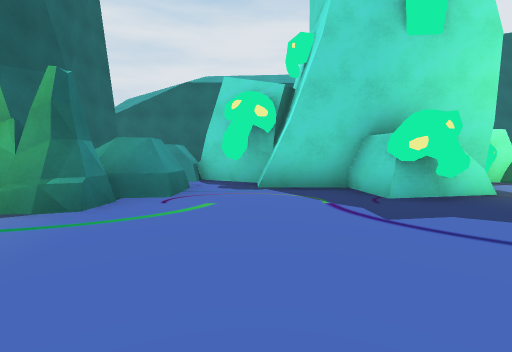
View 1 (above)

17 first-person views from a walk through a scene from a Unity 3-D project. The camera is 1.2 m above the floor, tilts 4° down and sees 85° across. The floor is counted in squares, 2 m on a side. Each view is taken from the middle of a square. On the plan, view 1 faces up. The plan holds only what a view shows up to about 9 squares ahead; the rest is blank. The place goes on beyond the plan. The player is left out.

View 2
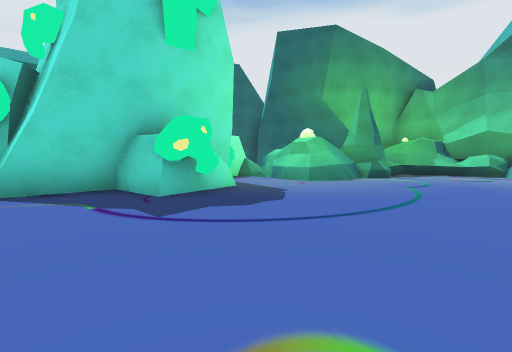

View 3
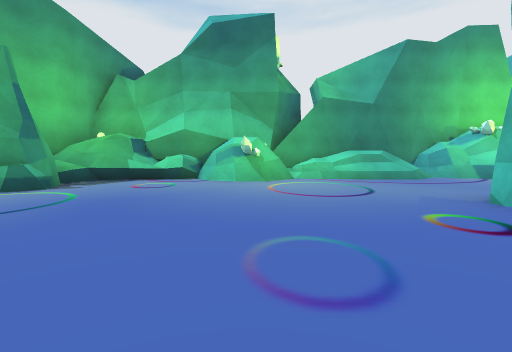

View 4
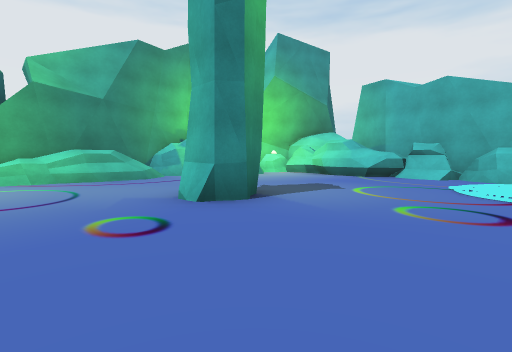

View 5
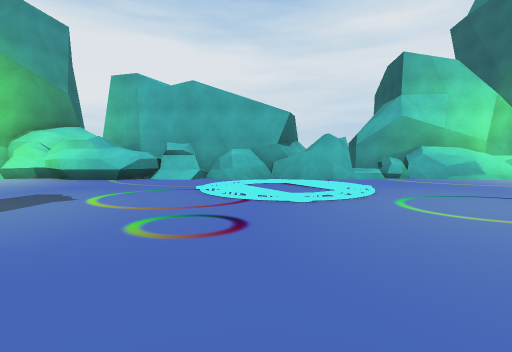

View 6
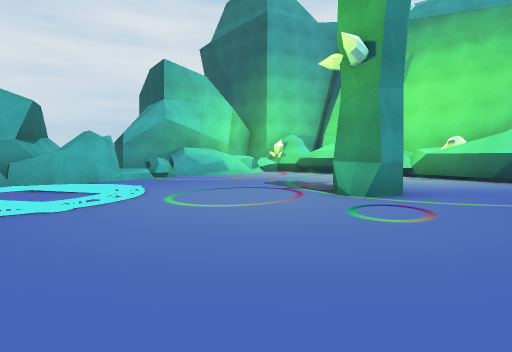

View 7
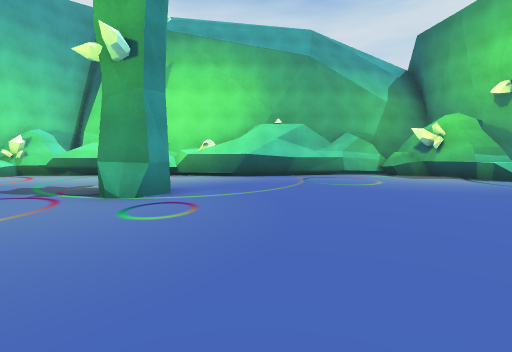

View 8
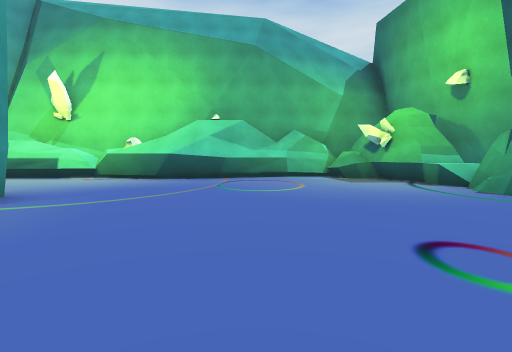

View 9
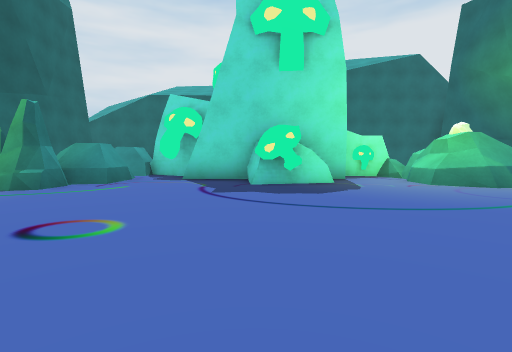

View 10
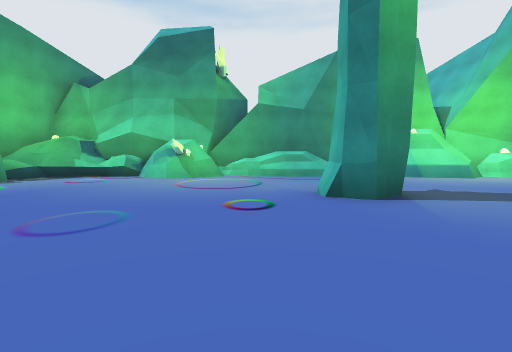

View 11
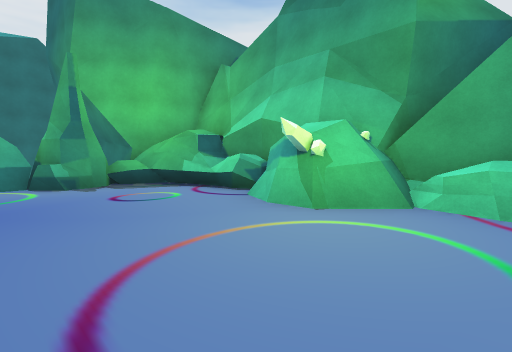

View 12
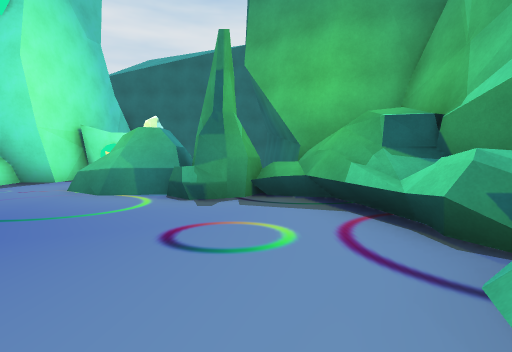

View 13
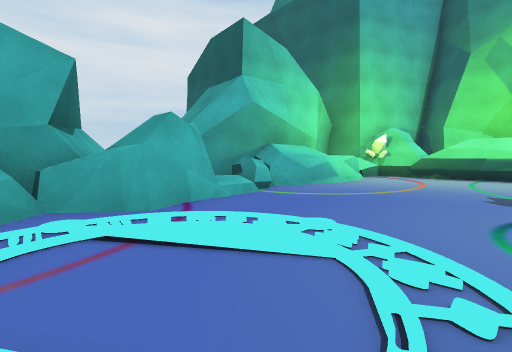

View 14
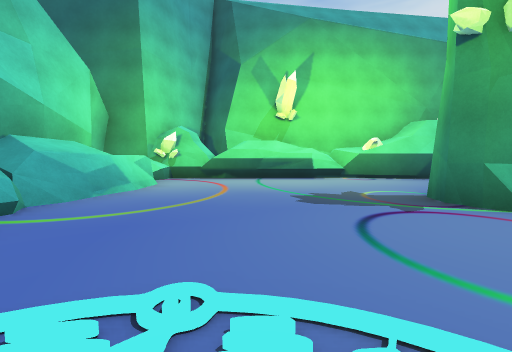

View 15
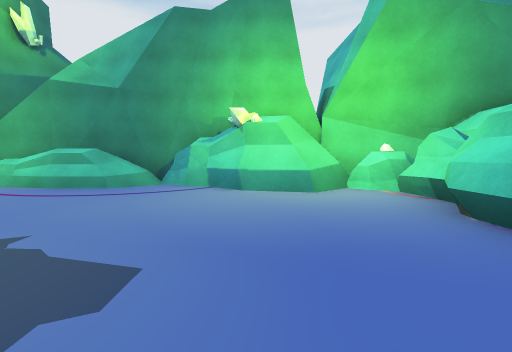

View 16
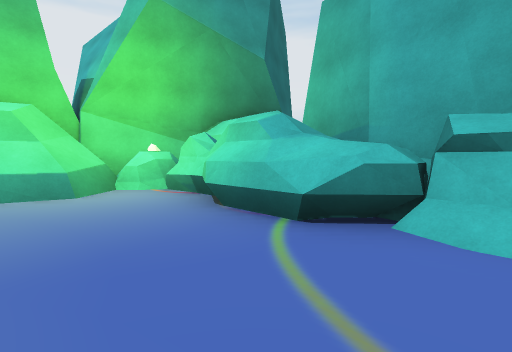

View 17
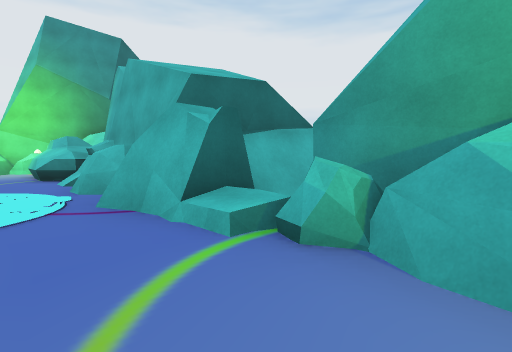

### Floor plan
Key: @ floor where view 1 was taken; # wall or solid block; . main floor; : floor 1 m higher than the main floor; + floor 1.5 m higher than the main floor; / step, stairs or slope; = window, fence, low wall or low ledge; ^ raised ledge; v drop or lower ground; O other object.
Columns run from 7 left of view 1 to 12 right of it. Each row starts with its distance up from view 1.
  8                 v#
  7       ###  ###   #
  6       .O####O#   #
  5  #####...##..^##O#
  4  ##vOO...#O..^#OO^#
  3  ##=OO.........O.##
  2 ##...............^^
  1 ##................#
  0 #......@.........##
 -1 ##...............O##
 -2  #................##
 -3  #................##
 -4  #...........O....+#
 -5  #...OO......OO...:#
 -6 ##................##
 -7 ##................#
 -8 ##...............^#
 -9 #^...............^#
-10  O....../O//..^^.^##
-11  #^###OOOO##O^#####
-12  #######O##  ##   #
-13        ###

Where each view was taken, in squares from view 1:
view 1: 0 up, 0 right, facing up
view 2: 0 up, 0 right, facing up-right
view 3: 1 down, 3 right, facing right
view 4: 2 down, 3 right, facing down-right
view 5: 3 down, 3 right, facing down
view 6: 3 down, 3 right, facing down-left
view 7: 3 down, 3 right, facing left
view 8: 1 down, 2 right, facing left
view 9: 2 down, 2 right, facing up
view 10: 3 down, 2 right, facing right
view 11: 3 down, 7 right, facing up-right
view 12: 1 down, 9 right, facing up
view 13: 7 down, 3 right, facing down-left
view 14: 8 down, 2 right, facing left
view 15: 8 down, 5 right, facing right
view 16: 8 down, 5 right, facing down-right
view 17: 9 down, 2 left, facing down-right
